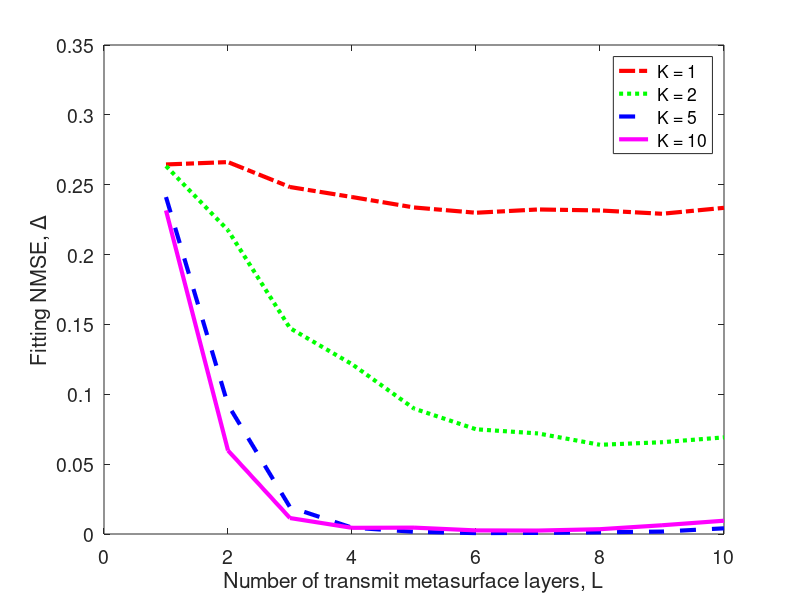
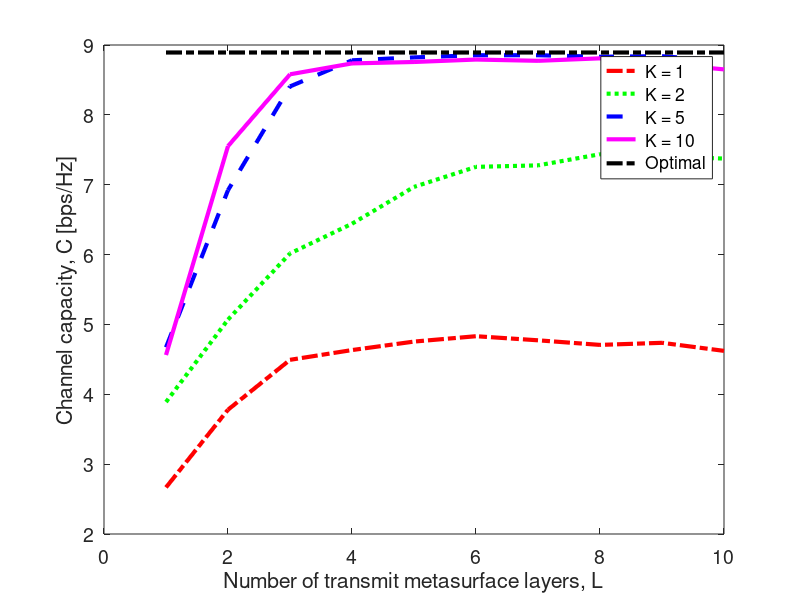

Write MATLAB code to recreate these figures, in order.
clc;
clear all;
close all;
load('Capacity_K_1.mat')
load('Capacity_K_2.mat')
load('Capacity_K_5.mat')
load('Capacity_K_10.mat')
load('Capacity_max.mat')
load('NMSE_K_1.mat')
load('NMSE_K_2.mat')
load('NMSE_K_5.mat')
load('NMSE_K_10.mat')
figure
plot(NMSE_K_1,'r-.','linewidth', 3)
hold on
plot(NMSE_K_2,'g:','linewidth', 3)
hold on
plot(NMSE_K_5,'b--','linewidth', 3)
hold on
plot(NMSE_K_10,'m-','linewidth', 3)
legend(' K = 1',' K = 2',' K = 5',' K = 10','location','best')
xlabel('Number of transmit metasurface layers, L');
ylabel('Fitting NMSE, \Delta');
set(gca,'fontsize',14)


figure
plot(Capacity_K_1,'r-.','linewidth',3)
hold on
plot(Capacity_K_2,'g:','linewidth',3)
hold on
plot(Capacity_K_5,'b--','linewidth',3)
hold on
plot(Capacity_K_10,'m-','linewidth',3)
hold on
plot(Capacity_max,'k-.','linewidth',3)
legend(' K = 1',' K = 2',' K = 5',' K = 10',' Optimal','location','best')
xlabel('Number of transmit metasurface layers, L');
ylabel('Channel capacity, C [bps/Hz]');
set(gca,'fontsize',14)














